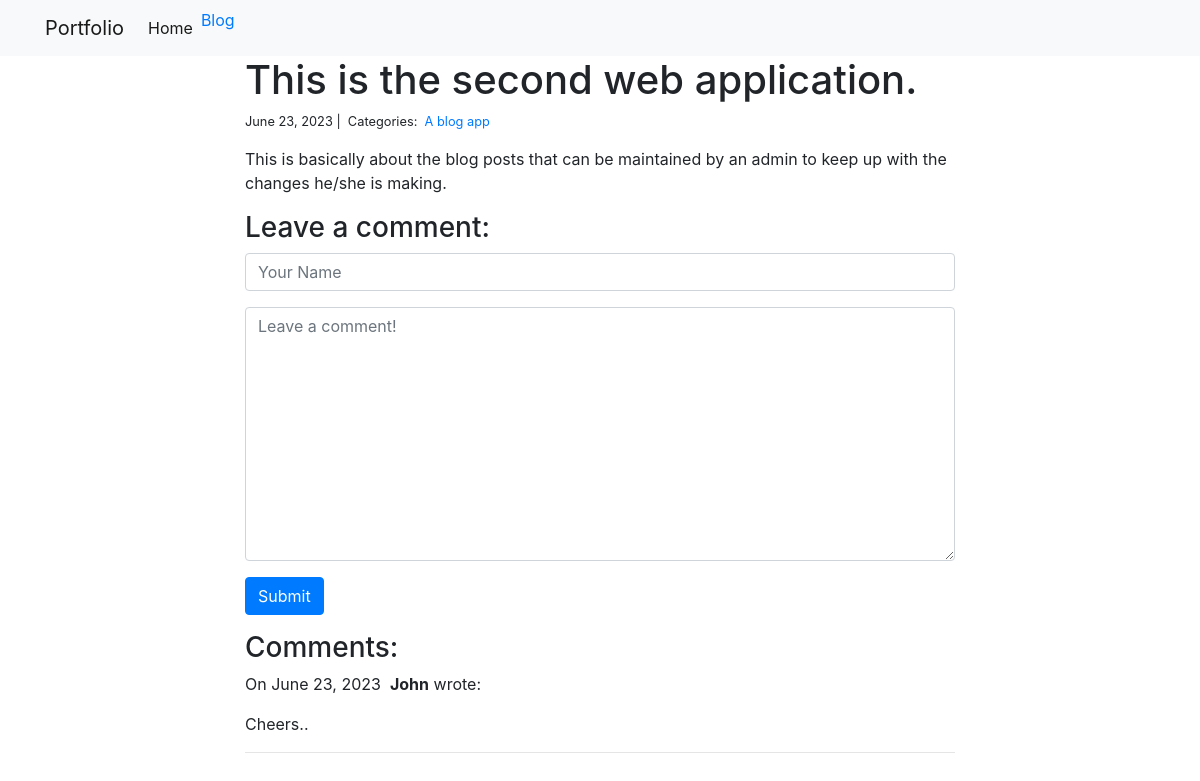
The app's page /blog/2/ with its own data.
### blog/models.py (models this page shows)
class Post(models.Model):
    title = models.CharField(max_length=225)
    body = models.TextField()
    created_on = models.DateTimeField(auto_now_add=True)
    last_modified = models.DateTimeField(auto_now=True)
    categories = models.ManyToManyField('Category',related_name='posts')

class Category(models.Model):
    name = models.CharField(max_length=20)

class Comment(models.Model):
    author = models.CharField(max_length=60)
    body = models.TextField()
    created_on  = models.DateTimeField(auto_now_add=True)
    post = models.ForeignKey('Post', on_delete=models.CASCADE)

### blog/views.py (the view, shortened to what this page needs)
# urls.py: path("<int:pk>/", views.blog_detail, name="blog_detail"),
def blog_detail(request, pk):
    post = Post.objects.get(pk=pk)
    form = CommentForm()
    comments = Comment.objects.filter(post=post)
    context = {
        "post": post,
        "comments": comments,
        "form": form,
    }
    return render(request, 'blog_detail.html', context)

### blog/forms.py
class CommentForm(forms.Form):
    author = forms.CharField(
        max_length=60,
        widget=forms.TextInput(attrs={
            "class": "form-control",
            "placeholder":"Your Name"
        })
    )
    body = forms.CharField(widget=forms.Textarea(
        attrs= {
            "class": "form-control",
            "placeholder": "Leave a comment!"
        })
    )

### blog/templates/blog_detail.html (shortened to what this page needs)
{% extends "base.html" %}
{% block page_content %}
<div class="col-md-8 offset-md-2">
    <h1>{{ post.title }}</h1>
    <small>
        {{ post.created_on.date }} |&nbsp;
        Categories:&nbsp;
        {% for category in post.categories.all %}
        <a href="{% url 'blog_category' category.name %}">
            {{ category.name }}
        </a>&nbsp;
        {% endfor %}
    </small>
    <p>{{ post.body | linebreaks }}</p>
    <h3>Leave a comment:</h3>
    <form action="/blog/{{ post.pk }}/" method="post">
        <div class="form-group">
            {{ form.author }}
        </div>
        <div class="form-group">
            {{ form.body }}
        </div>
        <button type="submit" class="btn btn-primary">Submit</button>
    </form>
    <h3>Comments:</h3>
    {% for comment in comments %}
    <p>
        On {{comment.created_on.date }}&nbsp;
        <b>{{ comment.author }}</b> wrote:
    </p>
    <p>{{ comment.body }}</p>
    <hr>
    {% endfor %}
</div>
{% endblock %}

### records on screen
Post: title "This is the second web application.", created_on "June 23, 2023", body "This is basically about the blog posts that can be maintained by an admin to keep up with the changes he/she is making."
Category: name "A blog app"
Comment: created_on "June 23, 2023", author "John", body "Cheers.."
